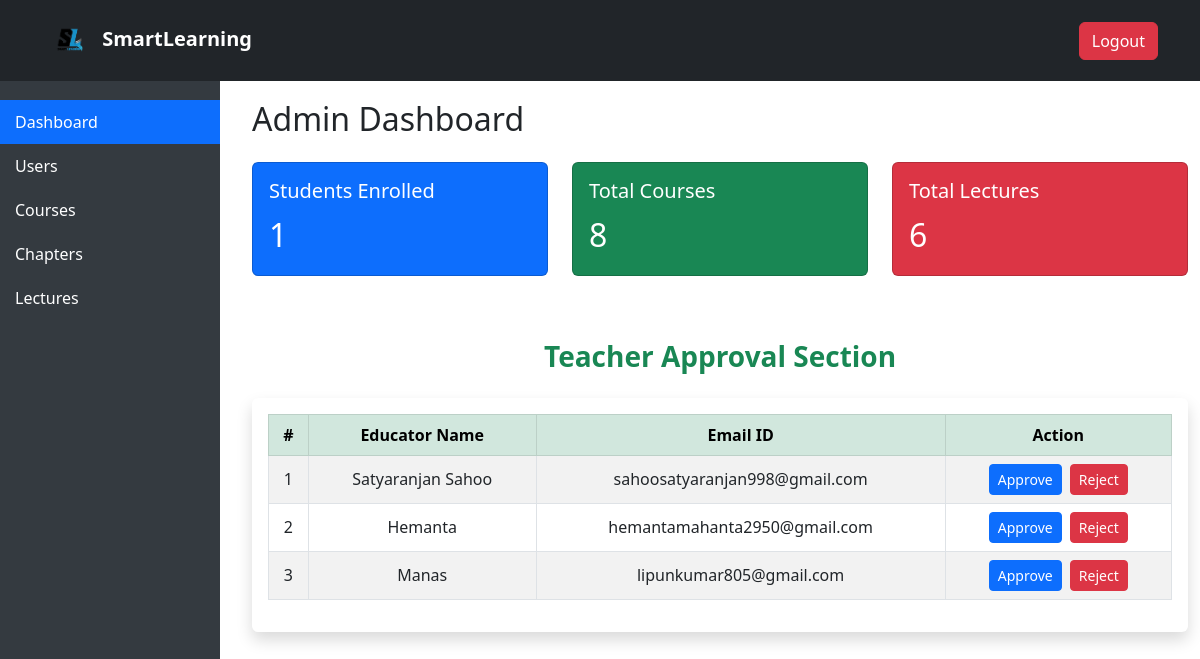
/admin/dashboard.php, run on an earlier commit of the app's database.
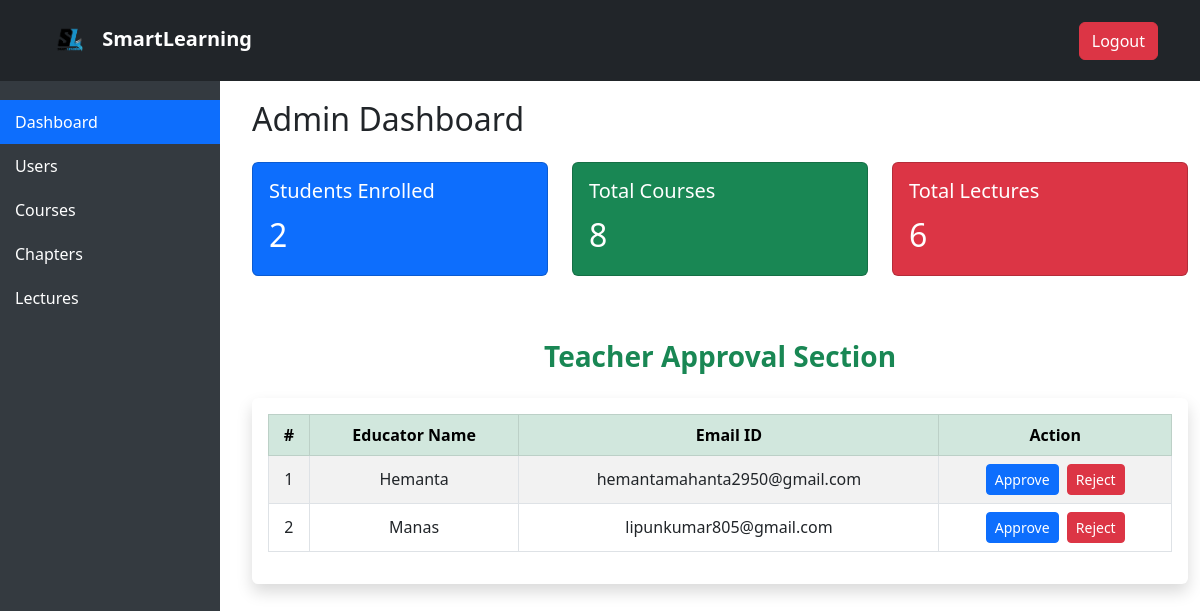
And on a later commit of the database.
### tables this page shows
CREATE TABLE `users` (
  `id` int(11) NOT NULL,
  `name` varchar(255) NOT NULL,
  `email` varchar(255) NOT NULL,
  `password` varchar(255) NOT NULL,
  `role` varchar(20) NOT NULL,
  `image` varchar(200) NOT NULL,
  `otp` varchar(6) DEFAULT NULL,
  `otp_expires_at` datetime DEFAULT NULL,
  `is_verified` tinyint(1) DEFAULT 0,
  `status` enum('pending','approved','rejected') DEFAULT 'pending'
);

### admin/dashboard_home.php (the view, shortened to what this page needs)
<?php
$conn = new mysqli("localhost", "root", "", "smart_learning");
$studentsQuery = $conn->query("SELECT COUNT(*) AS total_students FROM users WHERE role = 'student'");
$students = $studentsQuery->fetch_assoc()['total_students'] ?? 0;
$coursesQuery = $conn->query("SELECT COUNT(*) AS total_courses FROM courses");
$courses = $coursesQuery->fetch_assoc()['total_courses'] ?? 0;
$lecturesQuery = $conn->query("SELECT COUNT(*) AS total_lectures FROM lectures");
$lectures = $lecturesQuery->fetch_assoc()['total_lectures'] ?? 0;
$pendingTeachers = $conn->query("SELECT id, name, email FROM users WHERE role = 'educator' AND status = 'pending'");
?>
<div class="container">
  <h2 class="mb-4">Admin Dashboard</h2>
  <div class="row">
    <div class="col-md-4">
      <div class="card text-white bg-primary mb-3">
        <div class="card-body">
          <h5 class="card-title">Students Enrolled</h5>
          <p class="card-text fs-2"><?= $students ?></p>
        </div>
      </div>
    </div>
    <div class="col-md-4">
      <div class="card text-white bg-success mb-3">
        <div class="card-body">
          <h5 class="card-title">Total Courses</h5>
          <p class="card-text fs-2"><?= $courses ?></p>
        </div>
      </div>
    </div>
    <div class="col-md-4">
      <div class="card text-white bg-danger mb-3">
        <div class="card-body">
          <h5 class="card-title">Total Lectures</h5>
          <p class="card-text fs-2"><?= $lectures ?></p>
        </div>
      </div>
    </div>
  </div>
</div>
<div class="container mt-5">
  <h3 class="text-center text-success fw-bold mb-4">Teacher Approval Section</h3>
  <div class="table-responsive shadow p-3 bg-white rounded">
    <table class="table table-bordered table-striped align-middle text-center" id="teacherTable">
      <thead class="table-success">
        <tr>
          <th>#</th>
          <th>Educator Name</th>
          <th>Email ID</th>
          <th>Action</th>
        </tr>
      </thead>
      <tbody>
        <?php
        $serial = 1;
        while ($row = $pendingTeachers->fetch_assoc()):
        ?>
        <tr id="row-<?= $row['id'] ?>">
          <td><?= $serial++ ?></td>
          <td><?= htmlspecialchars($row['name']) ?></td>
          <td><?= htmlspecialchars($row['email']) ?></td>
          <td>
            <button class="btn btn-sm btn-primary me-1 action-btn" data-id="<?= $row['id'] ?>" data-action="approve">Approve</button>
            <button class="btn btn-sm btn-danger action-btn" data-id="<?= $row['id'] ?>" data-action="reject">Reject</button>
          </td>
        </tr>
        <?php endwhile; ?>
      </tbody>
    </table>
  </div>
</div>

### admin/navbar.php (shortened to what this page needs)
<!DOCTYPE html>
<html lang="en">
<head>
</head>
<body>
<nav class="navbar navbar-expand-lg navbar-dark bg-dark fixed-top">
    <div class="container">
        <a class="navbar-brand fw-bold" href="#">
            <img src="./../images/logoupdate.png" alt="Logo" style="height: 55px;"> SmartLearning
        </a>
        <div class="collapse navbar-collapse" id="navbarNav">
            <ul class="navbar-nav ms-auto">
            <li class="nav-item">
                    <a class="btn btn-danger" href="./../logout.php">Logout</a>
                </li>
            </ul>
        </div>
    </div>
</nav>
</body>
</html>

### admin/dashboard.php (shortened to what this page needs)
<?php
include_once 'navbar.php';
?>
<!DOCTYPE html>
<html lang="en">
<head>
  <link href="https://cdn.jsdelivr.net/npm/bootstrap@5.3.0/dist/css/bootstrap.min.css" rel="stylesheet">
</head>
<body>
<div class="row g-0">
  <div class="col-md-2 sidebar">
    <a href="#" class="nav-link active" onclick="loadContent('dashboard_home.php', this)">Dashboard</a>
    <a href="#" class="nav-link" onclick="loadContent('users.php', this)">Users</a>
    <a href="#" class="nav-link" onclick="loadContent('courses.php', this)">Courses</a>
    <a href="#" class="nav-link" onclick="loadContent('chapters.php', this)">Chapters</a>
    <a href="#" class="nav-link" onclick="loadContent('lectures.php', this)">Lectures</a>
  </div>
  <div class="col-md-10 content-area" id="content-area">
    <?php include 'dashboard_home.php'; ?>
  </div>
</div>
</body>
</html>

### admin/dashboard.php (style rules this page uses)
body { font-family: 'Segoe UI', sans-serif; }
.sidebar { background-color: #343a40; color: white; height: 100vh; padding-top: 20px; position: fixed; width: 220px; }
.sidebar a { color: white; display: block; padding: 10px 15px; text-decoration: none; }
.sidebar a:hover, .sidebar a.active { background-color: #0d6efd; color: white; }
.content-area { margin-left: 220px; padding: 20px; }

What changed in the data, as far as the page shows it:
no longer on this page (row edited): users: name "Satyaranjan Sahoo", email "sahoosatyaranjan998@gmail.com"
Also different on the page:
$students: "1" → "2"
